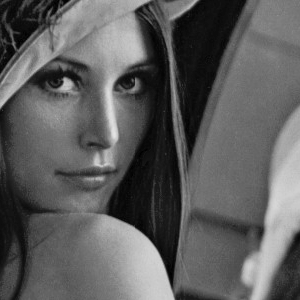
%> input picture source_files/Fig0222(a)(face).tif, 300 x 300 px
$ octave lista1_q2_4.m   (GNU Octave 9; MATLAB toolbox functions it lacks are replaced by stand-ins)
%> lines starting %> are read from the running program, lines starting %| are printed output that depends on the picture
%%  --------------------------------------------------
%   Código fonte para a questão 2.4 da lista 1 de PDI
%   com o professor Edson Mintsu.
%           -- Thiago Tomás de Paula, 23/10/2023
%   --------------------------------------------------
clc; close all; clear all;


%% 2.4(a),(b)
% a seguir testa-se a função grayscale_halftone
clc; close all; clear all;

    % Criação da imagem de teste
    % -> coluna 1=tudo zero, coluna 2 tudo 1, etc.
    test_image = zeros(256, 1);
    for i=1:255
        test_image = cat(2, test_image, i*ones(256, 1));
    end
    clear i; % não há por quê deixar esse índice em memória

    test_image_halftoned = grayscale_halftone(test_image);
    figure, imshow(test_image, []);
    figure, imshow(test_image_halftoned, []);


%% 2.4(c)
clc; close all; clear all;

    % 2.22 (a) -- Lena
    lena = imread('source_files/Fig0222(a)(face).tif');
%> lena is the input picture: size 300x300 uint8; min 0, max 228, mean 93.3
    figure, imshow(lena, []);
    exportgraphics(gca,'results/lena_grayscale.png', 'Resolution', 300)

    lena_halftoned = grayscale_halftone(lena);
%> in grayscale_halftone (call 2), `darkest = double(min(grayscale_adjusted(:)));`: darkest = 0
%> in grayscale_halftone (call 2), `brightest = double(max(grayscale_adjusted(:)));`: brightest = 228
%> in grayscale_halftone (call 2), `halftone_vec = uint8(linspace(darkest, brightest, 10));`: halftone_vec = [0 25 51 76 101 127 152 177 203 228]
%> after the loop in grayscale_halftone (call 2), `for i=1:height`:
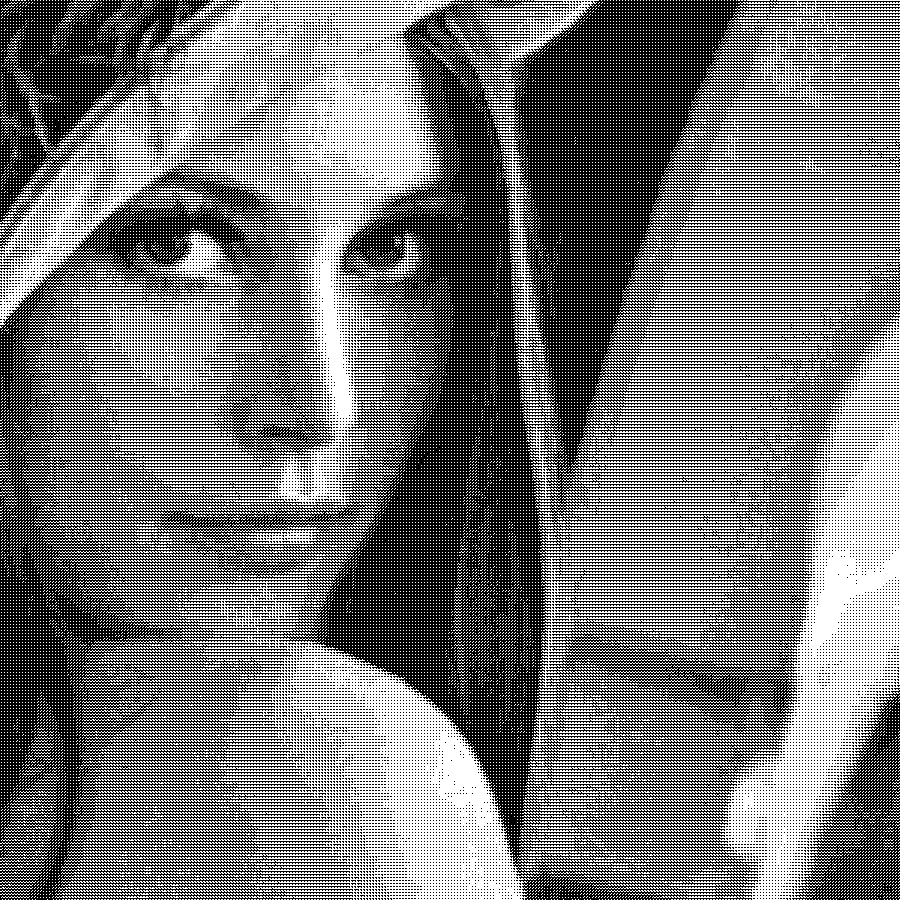
%> im_halftoned: size 900x900 uint8; 46.1% white in thin lines or dots
%> after the loop in grayscale_halftone (call 2), `for i=1:height`: I = 901
    figure, imshow(lena_halftoned, []);
    exportgraphics(gca,'results/lena_grayscale_halftone.png', 'Resolution', 300)

    % 2.22 (b) -- cameraman
    cameraman = imread('source_files/Fig0222(b)(cameraman).tif');
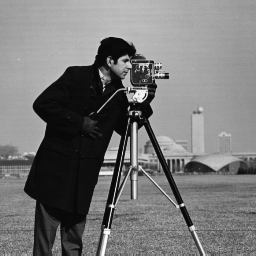
%> input picture source_files/Fig0222(b)(cameraman).tif, 256 x 256 px
%> cameraman is the input picture: size 256x256 uint8; min 7, max 253, mean 118.7
    figure, imshow(cameraman, []);
    exportgraphics(gca,'results/cameraman_grayscale.png', 'Resolution', 300)

    cameraman_halftoned = grayscale_halftone(cameraman);
%> in grayscale_halftone (call 3), `darkest = double(min(grayscale_adjusted(:)));`: darkest = 7
%> in grayscale_halftone (call 3), `brightest = double(max(grayscale_adjusted(:)));`: brightest = 253
%> in grayscale_halftone (call 3), `halftone_vec = uint8(linspace(darkest, brightest, 10));`: halftone_vec = [7 34 62 89 116 144 171 198 226 253]
%> after the loop in grayscale_halftone (call 3), `for i=1:height`:
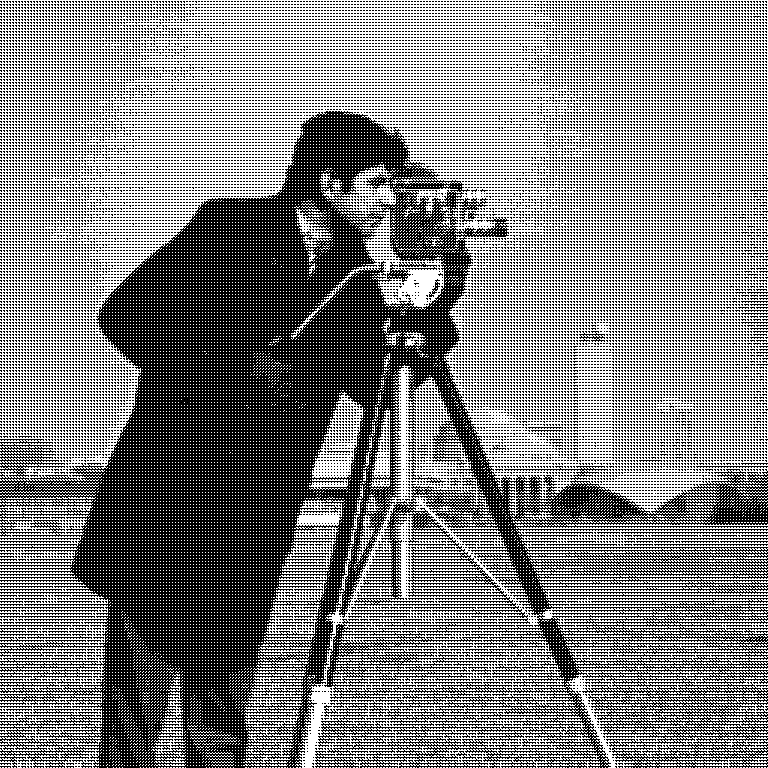
%> im_halftoned: size 768x768 uint8; 51.3% white; black in thin lines or dots
%> after the loop in grayscale_halftone (call 3), `for i=1:height`: I = 769
    figure, imshow(cameraman_halftoned, []);
    exportgraphics(gca,'results/cameraman_grayscale_halftone.png', 'Resolution', 300)

    % 2.22 (c) -- crowd
%> the run ends on the next line
    crowd = imread('source_files/Fig0222(c)(crowd).tif');
% [8 lines not run here, left out]
function im_halftoned = grayscale_halftone(grayscale)
    grayscale_adjusted = adjust_dimentions(grayscale);
    % explicita lista de 'kernels' do halftoning
    kernel_list = [
        % preto
        [0 0 0
         0 0 0
         0 0 0];
        % cinza1
        [0 255 0
         0 0   0
         0 0   0];
        % cinza2
        [0 255 0
         0 0   0
         0 0   255];
        % cinza3
        [255 255 0
         0   0   0
         0   0   255];
        % cinza4
        [255 255 0
         0   0   0
         255 0   255];
        % cinza5
        [255 255 255
         0   0   0
         255 0   255];
        % cinza6
        [255 255 255
         0   0   255
         255 0   255];
        % cinza7
        [255 255 255
         0   0   255
         255 255 255];
        % cinza8
        [255 255 255
         255 0   255
         255 255 255];
        % branco
        [255 255 255
         255 255 255
         255 255 255];
    ];

    % primeiro é necessário identificar
    % o pixel mais escuro e o mais claro
    darkest = double(min(grayscale_adjusted(:)));
    brightest = double(max(grayscale_adjusted(:)));

    % interpolar 10 valores entre os extremos
    % fornece os marcadores de halftoning
    halftone_vec = uint8(linspace(darkest, brightest, 10));

    % inicializa matriz do halftone
    [height, width] = size(grayscale_adjusted);
    im_halftoned = uint8(zeros(3*height, 3*width));

    % inicializa índices da matriz resultante
    I=1;
    for i=1:height
        J=1;
        for j=1:width
            pixel=grayscale_adjusted(i, j);
            if pixel <= halftone_vec(1)
                im_halftoned(I:I+2, J:J+2) = kernel_list(1:3, 1:3);

            elseif pixel <= halftone_vec(2)
                im_halftoned(I:I+2, J:J+2) = kernel_list(4:6, 1:3);

            elseif pixel <= halftone_vec(3)
                im_halftoned(I:I+2, J:J+2) = kernel_list(7:9, 1:3);

            elseif pixel <= halftone_vec(4)
                im_halftoned(I:I+2, J:J+2) = kernel_list(10:12, 1:3);

            elseif pixel <= halftone_vec(5)
                im_halftoned(I:I+2, J:J+2) = kernel_list(13:15, 1:3);

            elseif pixel <= halftone_vec(6)
                im_halftoned(I:I+2, J:J+2) = kernel_list(16:18, 1:3);

            elseif pixel <= halftone_vec(7)
                im_halftoned(I:I+2, J:J+2) = kernel_list(19:21, 1:3);

            elseif pixel <= halftone_vec(8)
                im_halftoned(I:I+2, J:J+2) = kernel_list(22:24, 1:3);

            elseif pixel <= halftone_vec(9)
                im_halftoned(I:I+2, J:J+2) = kernel_list(25:27, 1:3);

            elseif pixel <= halftone_vec(10)
                im_halftoned(I:I+2, J:J+2) = kernel_list(28:30, 1:3);
            end
            J = J + 3;
        end
        I = I + 3;
    end
end


function adjusted_im = adjust_dimentions(grayscale)
    max_width_inches = 8.5;
    max_height_inches = 11;

    % dpi=300 é bem comum
    dpi=300;
    max_width_pixels = max_width_inches * dpi;
    max_height_pixels = max_height_inches * dpi;

    % [4 lines of commented-out code are left out]
    [height, width] = size(grayscale);

    % (1)
    adjusted_im = grayscale;

    % (2)
    if height > max_width_pixels && width > max_width_pixels
        adjusted_im = imresize(grayscale, ...
                                   max_width_pixels, ...
                                   max_height_pixels);
    end

    % (3)
    if height > max_width_pixels && width <= max_width_pixels
        adjusted_im = imresize(grayscale, ...
                               width, ...
                               max_height_pixels);
    end

    % (4)
    if height <= max_width_pixels && width > max_width_pixels
        adjusted_im = imresize(grayscale, ...
                               max_width_pixels, ...
                               height);
    end
end
